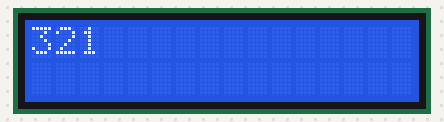
Bench run of a sketch on a simulated Arduino Uno, built with avr-gcc and run on an emulated ATmega328P. Shown: 16×2 character LCD.

Above: at 0.1 s.
At 2.4 s:
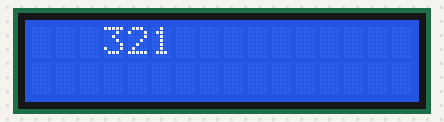
At 3.9 s:
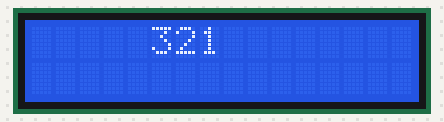
At 5.4 s:
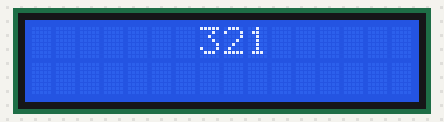
At 8.4 s:
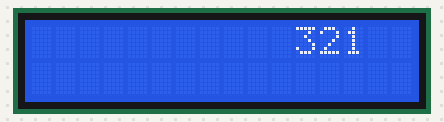
At 11.5 s:
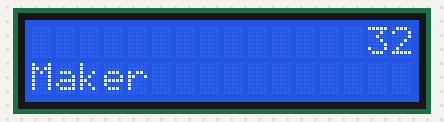

The sketch:

E011-LCD.ino
```cpp
// (licence header left out)
//load libraries
#include <Wire.h>
#include <LCD.h>
#include <LiquidCrystal_I2C.h>

//Define variables

#define I2C_ADDR          0x3f        //Define I2C Address where the PCF8574A is
#define BACKLIGHT_PIN      3
#define En_pin             2
#define Rw_pin             1
#define Rs_pin             0
#define D4_pin             4
#define D5_pin             5
#define D6_pin             6
#define D7_pin             7

//Initialise the LCD
LiquidCrystal_I2C      lcd(I2C_ADDR, En_pin,Rw_pin,Rs_pin,D4_pin,D5_pin,D6_pin,D7_pin);

void setup()
 {
    //Define the LCD as 16 column by 2 rows
    lcd.begin (16,2);

    //Switch on the backlight
    lcd.setBacklightPin(BACKLIGHT_PIN,POSITIVE);
    lcd.setBacklight(HIGH);

    for (int x = 0; x <15 ; x++){
    lcd.clear();
    //goto first column (column 0) and first line (Line 0)
    lcd.setCursor(x,0);

    //Print at cursor Location
    lcd.print("321");
    delay(750);
    }
    //goto first column (column 0) and second line (line 1)
    lcd.setCursor(0,1);
    lcd.print("Maker");

 }


void loop(){
  }
```

Measured:
- what the display in image 1 shows lasts 0.8 s, from 2.3 s to 3.1 s
